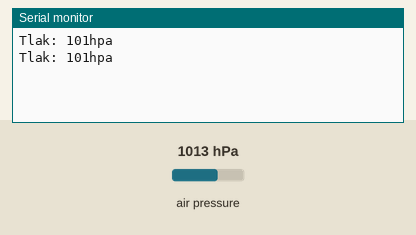
Simulated run of this sketch. Board: Arduino Uno, built with avr-gcc and run on an emulated ATmega328P. Shown: the last lines printed to the serial monitor. The inputs (shaded band) are chosen by the test bench; at power-on: air pressure 1013 hPa.

Above: at 2.8 s.
2.9 s: air pressure set to 952 hPa
At 4.7 s:
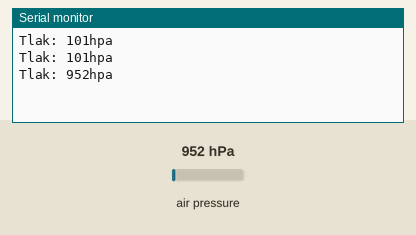
5.6 s: air pressure set to 975 hPa
At 7.4 s:
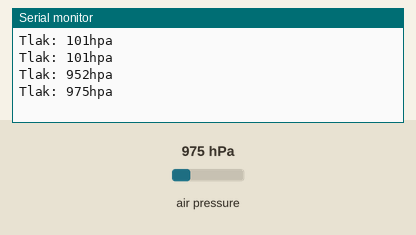
Timing chart, 0 to 8.9 s (numbered marks = the images above; inputs shaded):
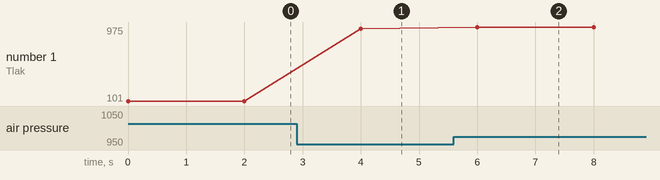

The sketch:

press.ino
```cpp
#include <Adafruit_BMP085.h>
Adafruit_BMP085 bmp;
char pressure_value[4];

void setup() {
Serial.begin(115200);
  bmp.begin();
}
void loop() {
  Read_Sensors_Data();
  Serial.print("Tlak: "); Serial.print(pressure_value); Serial.println("hpa");
  delay (2000);
}
void Read_Sensors_Data() {
  String pressure = String(bmp.readPressure());
  pressure.toCharArray(pressure_value, 4);
}
```

Measured:
- after the input at 2.9 s, the serial monitor: prints a new line after 1.1 s (image 1)
- after the input at 5.6 s, the serial monitor: prints a new line after 0.40 s (image 2)
- plotted number 1: 101 → 952 after the input at 2.9 s, 952 → 975 after the input at 5.6 s
